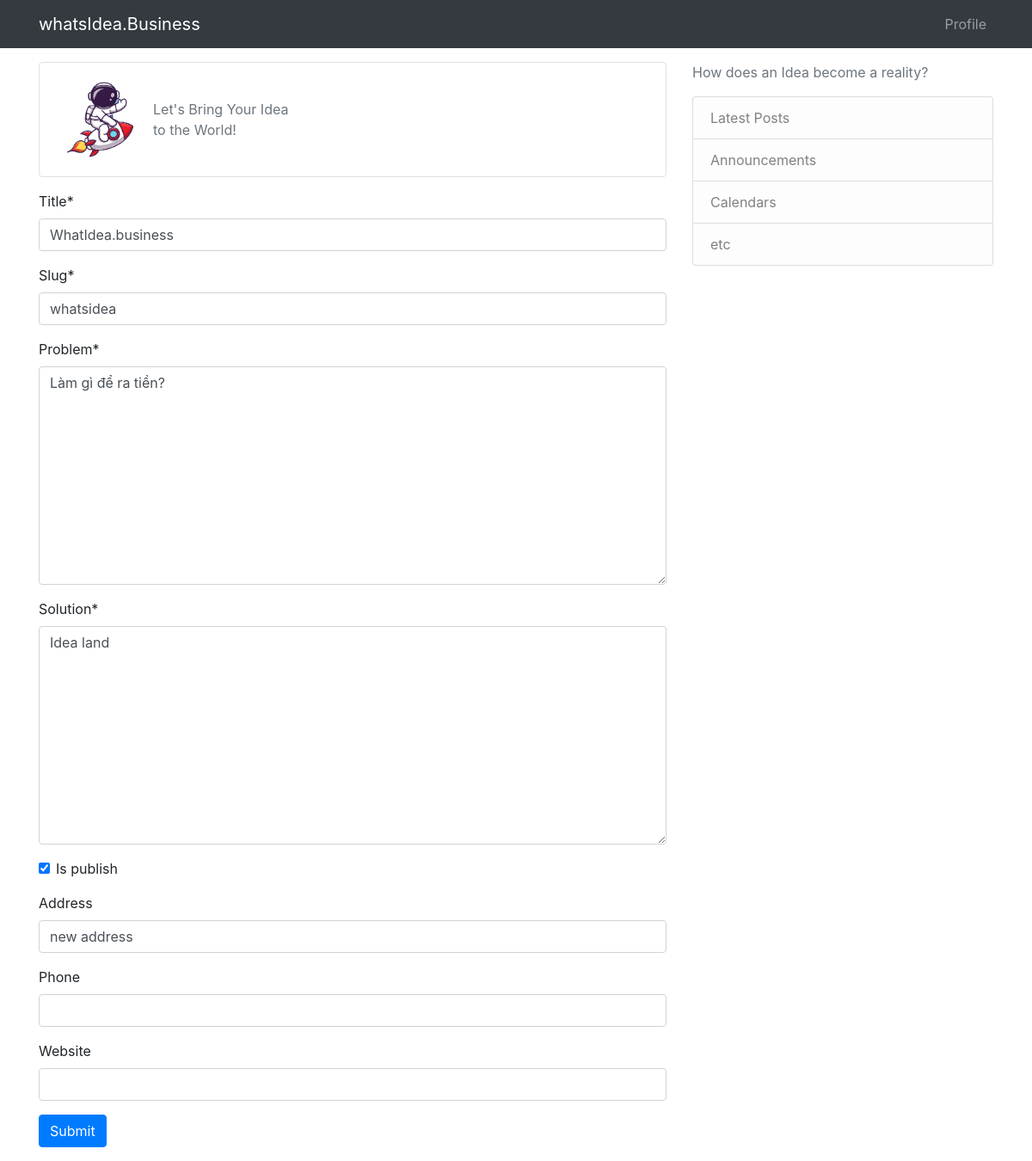
The app's page /idea/update/whatsidea/ (signed in), older data.
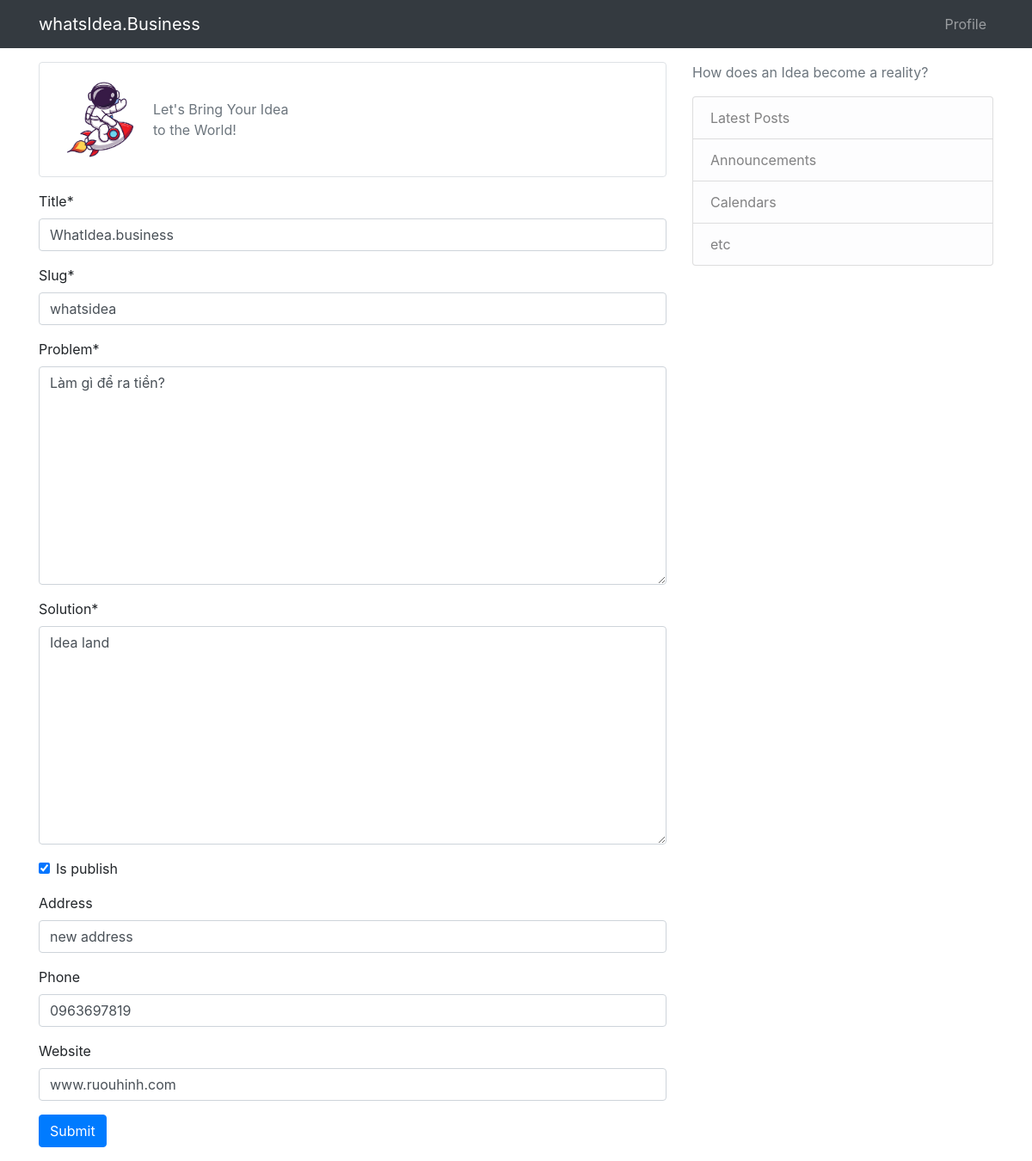
The same page, newer data.
### core/models.py (models this page shows, shortened)
class Idea(models.Model):
    user = models.ManyToManyField(User)
    title = models.CharField(max_length=500)
    slug = models.SlugField(max_length=500, unique=True)
    problem = models.TextField()
    solution = models.TextField()
    is_publish = models.BooleanField(default=True)
    is_success = models.BooleanField(default=False)
    address = models.CharField(max_length=200, blank=True)
    phone = models.CharField(max_length=12, blank=True)
    website = models.CharField(max_length=30, blank=True)
    corver_image = models.ImageField(upload_to="media/", blank=True)
    date_created = models.DateTimeField(auto_now_add=True)

### idea/views.py (the view)
# urls.py: path("update/<slug:slug>/", views.idea_update, name="idea-update-page"),
@login_required()
def idea_update(request, slug):
    idea = get_object_or_404(models.Idea, slug=slug)
    if request.method == "POST":
        idea_form = forms.IdeaForm(request.POST, instance=idea)
        if idea_form.is_valid():
            idea_form.save()
            return redirect("idea-detail-page", slug=idea.slug)
    else:
        idea_form = forms.IdeaForm(instance=idea)
    context = {
        "form": idea_form
    }
    return render(request, "idea-update.html", context)

### core/forms.py
class IdeaForm(forms.ModelForm):
    class Meta:
        model = models.Idea
        fields = ["title", "slug", "problem", "solution",
                  "is_publish", "address", "phone", "website"]

### templates/idea-update.html (shortened to what this page needs)
{% extends 'base.html' %}
{%load static %}
{% load crispy_forms_tags %}
{% block content %}
<main>
    <div class="new-idea-btn border btn w-100 btn btn-outline-secondary text-left d-flex align-items-center">
        <img src="/static/img/say-hi.png" alt="">
        <div>
            <span>Let's Bring Your Idea</span>
            <br>
            <span>to the World!</span>
        </div>
    </div>
    <div class="form-group my-3">
        <form method="POST">
            {{ form | crispy }}
            <button type="submit" class="btn btn-primary">Submit</button>
        </form>
    </div>
</main>
{% endblock content %}

Row changes from the older to the newer data that the page shows:
changed Idea "WhatIdea.business": phone (not shown) → "0963697819"; website (not shown) → "www.ruouhinh.com"
